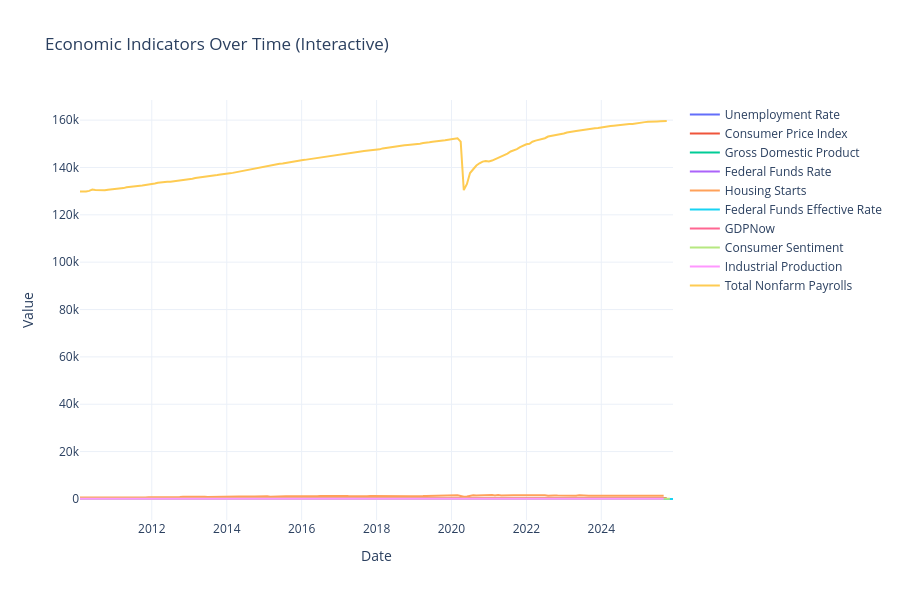

Write notebook code for a chart like this one.
### Code cell
# Interactive version with Plotly
def plot_interactive_indicators(df):
    """
    Create interactive Plotly visualization
    """
    fig = go.Figure()
    
    for col in df.columns:
        fig.add_trace(go.Scatter(
            x=df.index,
            y=df[col],
            name=col,
            mode='lines',
            line=dict(width=2)
        ))
    
    fig.update_layout(
        title='Economic Indicators Over Time (Interactive)',
        xaxis_title='Date',
        yaxis_title='Value',
        hovermode='x unified',
        height=600,
        template='plotly_white'
    )
    
    fig.show()

plot_interactive_indicators(economic_data)

### Figure 1 — Plotly figure (JSON) as saved in the notebook; plotly's stock layout.template omitted (floating-point values rounded to 4 significant figures; data arrays with more than 128 entries replaced by an {"elided": "..."} marker saying what was removed)
{"data": [{"line": {"width": 2}, "mode": "lines", "name": "Unemployment Rate", "type": "scatter", "x": {"elided": "191 str values"}, "y": {"elided": "191 float values"}}, {"line": {"width": 2}, "mode": "lines", "name": "Consumer Price Index", "type": "scatter", "x": {"elided": "191 str values"}, "y": {"elided": "191 float values"}}, {"line": {"width": 2}, "mode": "lines", "name": "Gross Domestic Product", "type": "scatter", "x": {"elided": "191 str values"}, "y": {"elided": "191 float values"}}, {"line": {"width": 2}, "mode": "lines", "name": "Federal Funds Rate", "type": "scatter", "x": {"elided": "191 str values"}, "y": {"elided": "191 float values"}}, {"line": {"width": 2}, "mode": "lines", "name": "Housing Starts", "type": "scatter", "x": {"elided": "191 str values"}, "y": {"elided": "191 int values"}}, {"line": {"width": 2}, "mode": "lines", "name": "Federal Funds Effective Rate", "type": "scatter", "x": {"elided": "191 str values"}, "y": {"elided": "191 float values"}}, {"line": {"width": 2}, "mode": "lines", "name": "GDPNow", "type": "scatter", "x": {"elided": "191 str values"}, "y": {"elided": "191 float values"}}, {"line": {"width": 2}, "mode": "lines", "name": "Consumer Sentiment", "type": "scatter", "x": {"elided": "191 str values"}, "y": {"elided": "191 float values"}}, {"line": {"width": 2}, "mode": "lines", "name": "Industrial Production", "type": "scatter", "x": {"elided": "191 str values"}, "y": {"elided": "191 float values"}}, {"line": {"width": 2}, "mode": "lines", "name": "Total Nonfarm Payrolls", "type": "scatter", "x": {"elided": "191 str values"}, "y": {"elided": "191 int values"}}], "layout": {"height": 600, "hovermode": "x unified", "title": {"text": "Economic Indicators Over Time (Interactive)"}, "xaxis": {"title": {"text": "Date"}}, "yaxis": {"title": {"text": "Value"}}}}
